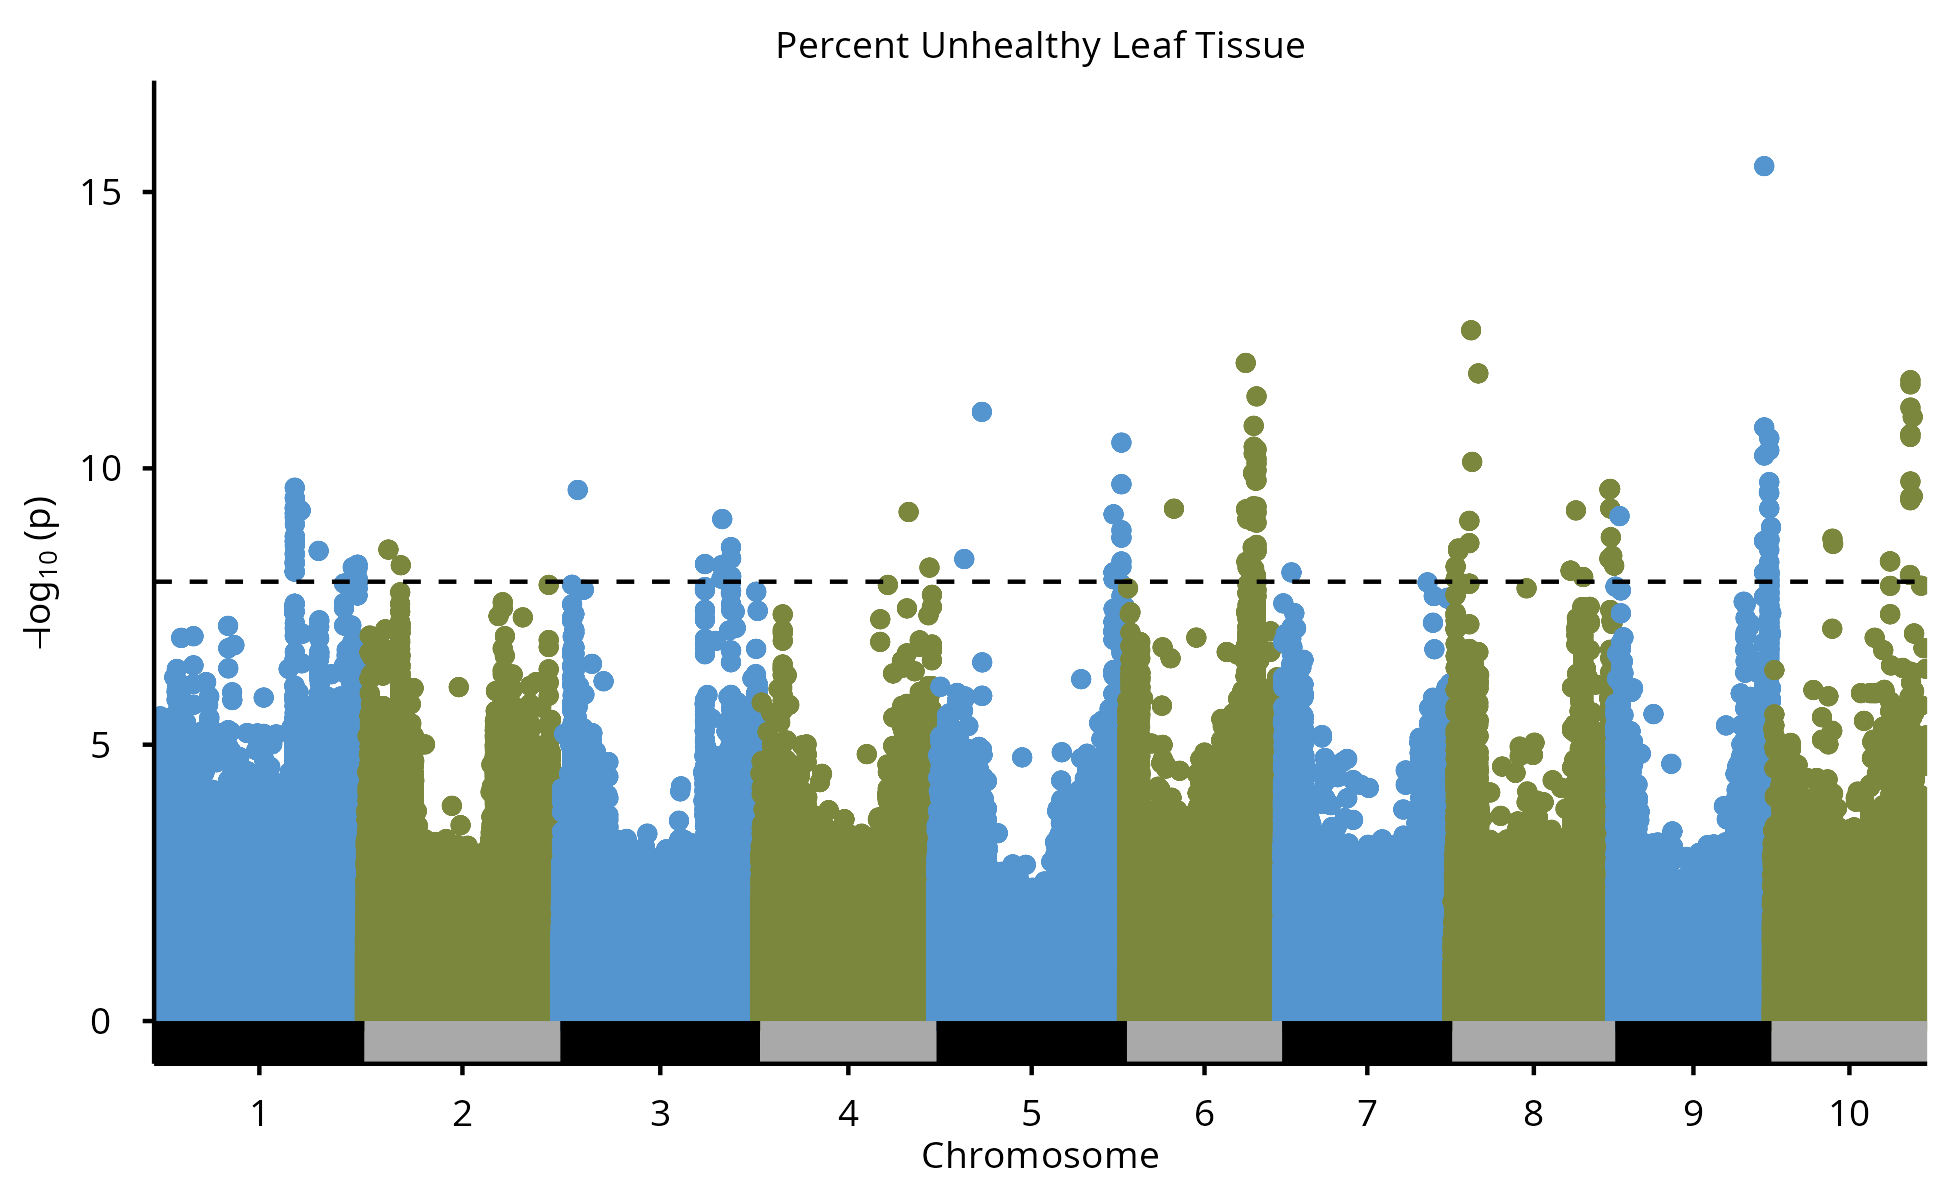

This figure's R source:
library(tidyverse)
library(paletteer)
library(scales)
library(cowplot)
library(ggrastr)
library(reticulate)
use_condaenv("jupyterlab-debugger", required = TRUE)
np <- reticulate::import("numpy")
theme_use <- theme_minimal() +
  theme(axis.text.x = element_text(size = 9, color = 'black', margin = margin(0, 0, 0, 0), 
                                   vjust = 0.5, hjust = 0.5),
        axis.text.y = element_text(size = 9, color = 'black', vjust = 0.5, hjust = 0.5),
        legend.text = element_text(size = 9, color = 'black', vjust = 0.5, hjust = 0.5),
        plot.title = element_text(size = 9, color = 'black', vjust = 0, hjust = 0.5),
        plot.subtitle = element_text(size = 9, color = 'black', vjust = 0, hjust = 0.5),
        text = element_text(size = 9, color = 'black'),
        legend.position = 'top',
        line = element_line(color = 'black', linewidth = 1),
        axis.ticks = element_line(color = 'black', linewidth = 0.5),
        axis.line.x.bottom = element_line(color = 'black', linewidth = 0.5),
        axis.line.y.left = element_line(color = 'black', linewidth = 0.5),
        panel.grid = element_blank(), 
        panel.background = element_blank())

# data: dataframe containing chromosome, bp, and significance (either RMIP or p-values) values for each marker
# sig: column containing the significance values
# multitrait: logical indicating if the plot should represent GWAS results for multiple phenotypes
# trait: column indicating which trait the marker significance value is for if multitrait is TRUE
# resampling: logical indicating if the data is from a resampling-based GWAS or not
# chr: name of column with chromosome numbers 
# bp: name of column with basepair number for each marker within its chromosome
# threshold: position of significance threshold to plot; default is 0.1, assuming the default of resampling = TRUE
# main: string to plot as plot main title
# colors: vector of hex codes or strings of color names in the R color list to use; if provided, must be the length of either the number of chromosomes (if multitrait=FALSE) or the number of traits (if multitrait = TRUE)
# theme: object containing theme info to use instead of theme elements hard-coded here
# species: name of species; currently supported: 'maize', 'sorghum'
plotManhattan <- function(data, sig, multitrait=FALSE, trait=NULL, resampling=TRUE, chr=CHROM, bp=POS, threshold=0.1, main=NULL, colors=NULL, theme=NULL, species, chrGap = 0)
{
  ylab <- 'RMIP'
  theme_use <- theme
  chromLength <- tibble()
  if(species=='maize')
  {
    chromLength <-  tibble(max_bp = c(308452471, 243675191, 238017767, 250330460, 226353449, 
                                      181357234, 185808916, 182411202, 163004744, 152435371), 
                           {{ chr }} := 1:10) %>% 
      arrange({{ chr }}) %>%
      mutate(bp_add = lag(cumsum(max_bp), default = 0) + (CHROM - 1)*chrGap)
  }
  if(species=='sorghum')
  {
    chromLength <- tibble(max_bp = c(85112863, 79114963, 80873341, 71215609, 77058072, 
                                     62713908, 68911884, 65779274, 63277606, 62870657), 
                          {{ chr }} := 1:10) %>% 
      arrange({{ chr }}) %>%
      mutate(bp_add = lag(cumsum(max_bp), default = 0) + (CHROM - 1)*chrGap)
  }
  n_chromosomes <- length(chromLength$max_bp)
  last_chr_len <- chromLength$max_bp[n_chromosomes]
  
  if(is.null(theme))
  {
    theme_use <- theme_minimal() +
      theme(axis.text.x = element_text(size = 11, color = 'black', margin = margin(0, 0, 0, 0), 
                                       vjust = 0.5, hjust = 0.5),
            axis.text.y = element_text(size = 11, color = 'black', vjust = 0, hjust = 0.5),
            legend.text = element_text(size = 11, color = 'black'),
            plot.title = element_text(size = 11, color = 'black', vjust = 0, hjust = 0.5),
            text = element_text(size = 11, color = 'black'),
            legend.position = 'none',
            line = element_line(color = 'black', linewidth = 1),
            panel.grid = element_blank())
  }
  data_cum <- chromLength
  # data_cum <- data %>%
  #     group_by({{ chr }}) %>%
  #     summarise(n_snps = n()) %>%
  #     full_join(chromLength, join_by( {{ chr }})) %>%
  #     arrange({{ chr }}) %>% 
  #     mutate(bp_add = lag(cumsum(max_bp), default = 0)) %>%
  #     select(c({{ chr }}, bp_add))
  
  df <- data %>% 
    full_join(data_cum, join_by({{ chr }})) %>%
    rowwise() %>%
    mutate(loc = {{ bp }} + bp_add)
  
  if(!resampling)
  {
    ylab <-  expression(-log[10]~'(p)')
    df <- df %>% 
      rowwise() %>%
      mutate({{ sig }} := -1*log10({{ sig }}))
  }
  yrange <- df %>% 
    ungroup() %>%
    summarise(yrange = (max({{ sig }}, na.rm = TRUE) - min({{ sig }}, na.rm = TRUE)))
  yrange <- as.numeric(yrange[1, 1])
  ylim <- df %>% 
    ungroup() %>%
    summarise(ylim = (max({{ sig }}, na.rm = TRUE) + 0.1*yrange))
  ylim <- as.numeric(ylim[1, 1])
  
  xlimit <- last_chr_len + max(data_cum$bp_add) + chrGap
  x_axis_set <- chromLength %>% 
    arrange({{ chr }}) %>% 
    mutate(center = (bp_add + lead(bp_add, default = xlimit))/2)
  
  if(multitrait)
  {
    if(is.null(colors))
    {
      n_traits <- df %>% 
        group_by({{ trait}}) %>%
        summarise(n = n())
      colors <- hue_pal()(dim(n_traits)[1])
    }
    manhattan <- ggplot(df, aes(loc, {{ sig }}, color = as.factor(.data[[deparse(substitute(trait))]]))) + 
      ggrastr::rasterise(geom_point(), dpi = 1000) + 
      geom_hline(yintercept = threshold, linetype = 2, color = 'black') +
      geom_rect(data = chromLength, inherit.aes = FALSE,
                mapping = aes(xmin = bp_add, xmax = bp_add + max_bp, 
                              ymax = 0, ymin = -0.05*yrange,
                              fill = as.factor(({{ chr }} %% 2)==0))) + 
      scale_x_continuous(labels = chromLength[[deparse(substitute(chr))]], 
                         breaks = x_axis_set$center, 
                         limits = c(0, xlimit), 
                         expand = c(0, 0)) +
      scale_y_continuous(expand = c(0, 0), 
                         limits = c(-0.05*yrange, ylim)) +
      coord_cartesian(clip = "off") + 
      scale_color_manual(values = colors) + 
      scale_fill_manual(values = c('black', 'darkgrey'), 
                        guide = 'none') +
      labs(title = main, x = 'Chromosome', y = ylab, color = NULL) + 
      theme_use 
    print(manhattan)
    return(manhattan)
  }
  else
  {
    if(is.null(colors))
    {
      colors <- hue_pal()(dim(data_cum)[1])
    }
    manhattan <- ggplot(df, aes(loc, {{ sig }}, color = as.factor({{ chr }}))) + 
      ggrastr::rasterise(geom_point(), dpi = 1000) + 
      geom_hline(yintercept = threshold, linetype = 2, color = 'black') +
      geom_rect(data = chromLength, inherit.aes = FALSE,
                mapping = aes(xmin = bp_add, xmax = bp_add + max_bp, ymax = 0, ymin = -0.05*yrange,
                              fill = as.factor(({{ chr }} %% 2)==0))) + 
      scale_x_continuous(labels = chromLength[[deparse(substitute(chr))]], 
                         breaks = x_axis_set$center, 
                         limits = c(0, xlimit), 
                         expand = c(0, 0)) +
      scale_y_continuous(expand = c(0, 0), 
                         limits = c(-0.05*yrange, ylim)) +
      scale_fill_manual(values = c('black', 'darkgrey'), 
                        guide = 'none') +
      coord_cartesian(clip = "off") + 
      scale_color_manual(values = colors, guide = NULL) + 
      labs(title = main, x = 'Chromosome', y = ylab, color = NULL) + 
      theme_use
    print(manhattan)
    return(manhattan)
  }
}

colors <- paletteer_d('nationalparkcolors::Badlands')[c(1, 4)]
thresh<- -log10(0.05/4446367)
pmap <- np$load('ExG_P20_disease_pct_marker_pvalues.npz', allow_pickle=TRUE)[['pmap']] 
colnames(pmap) <- c('CHROM', 'POS', 'p_value') 
pmap <- as_tibble(pmap) %>%
  mutate(across(everything(), ~str_trim(.x))) %>% 
  mutate(across(everything(), as.numeric))

p <- plotManhattan(pmap, p_value, resampling = FALSE, threshold = thresh, main = 'Percent Unhealthy Leaf Tissue', colors = rep(colors, 5), theme = theme_use, species = 'sorghum')
ggsave('exg_manhattan.png', plot = p, width = 6.5, height = 4)
